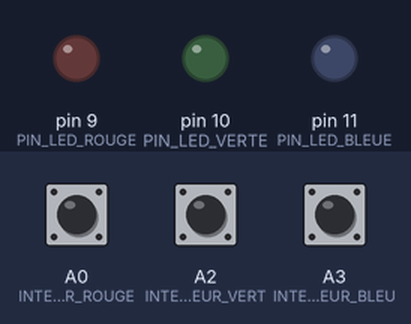
This sketch was run on a simulated Arduino Uno, built with avr-gcc and run on an emulated ATmega328P. Shown: output pins drawn as LEDs (lit = HIGH). The test bench sets the inputs (shaded band); at power-on: A0 (INTERRUPTEUR_ROUGE) LOW, A2 (INTERRUPTEUR_VERT) LOW, A3 (INTERRUPTEUR_BLEU) LOW.

Above: at 1.2 s.
1.3 s: A0 (INTERRUPTEUR_ROUGE) pulled HIGH for 0.15 s
At 1.38 s:
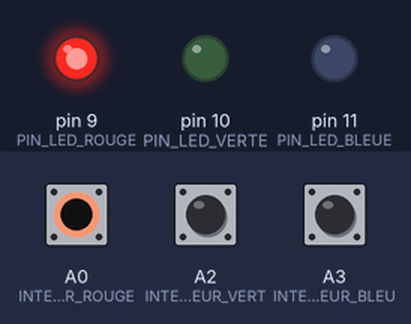
2.9 s: A2 (INTERRUPTEUR_VERT) pulled HIGH for 0.15 s
At 2.98 s:
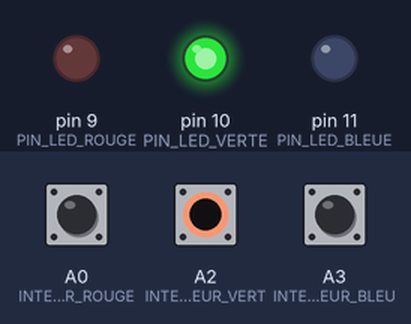
4.5 s: A3 (INTERRUPTEUR_BLEU) pulled HIGH for 0.15 s
At 4.58 s:
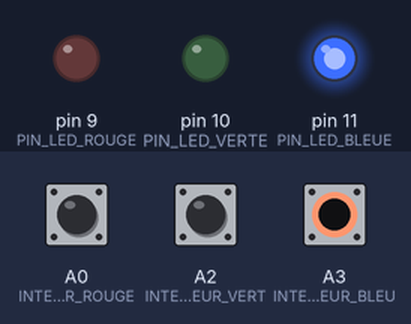
6.1 s: A3 (INTERRUPTEUR_BLEU) pulled HIGH for 3.2 s
At 10.5 s:
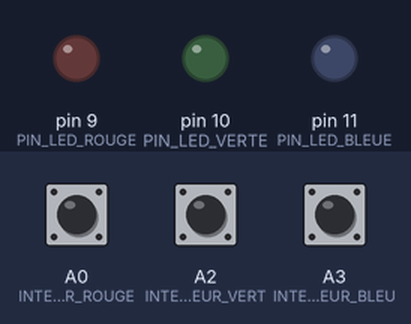
10.8 s: A0 (INTERRUPTEUR_ROUGE) pulled HIGH for 3.2 s
At 11.9 s:
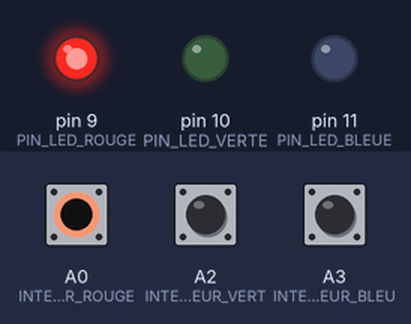
15.5 s: A0 (INTERRUPTEUR_ROUGE) driven HIGH and A2 (INTERRUPTEUR_VERT) driven HIGH
At 15.9 s:
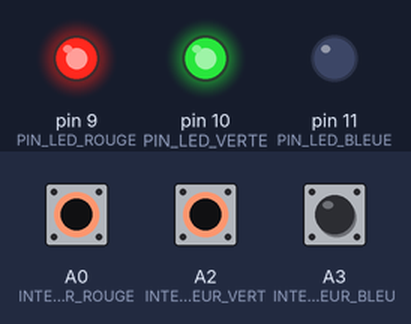
Timing chart, 0 to 18.0 s (numbered marks = the images above; inputs shaded):
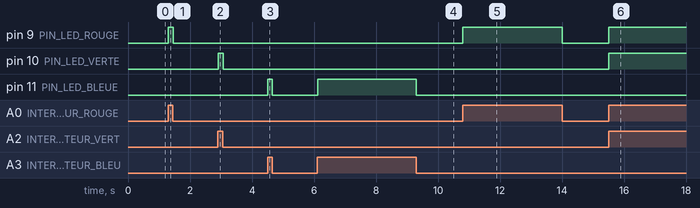

Measured:
- after the input at 1.3 s, pin 9 (PIN_LED_ROUGE): LOW → HIGH at once, → LOW 0.16 s later
- after the input at 2.9 s, pin 10 (PIN_LED_VERTE): LOW → HIGH at once, → LOW 0.16 s later
- after the input at 4.5 s, pin 11 (PIN_LED_BLEUE): LOW → HIGH at once, → LOW 0.14 s later
- after the input at 6.1 s, pin 11 (PIN_LED_BLEUE): LOW → HIGH at once, → LOW 3.2 s later
- after the input at 10.8 s, pin 9 (PIN_LED_ROUGE): LOW → HIGH at once, → LOW 3.2 s later
- after the input at 15.5 s, pin 9 (PIN_LED_ROUGE), pin 10 (PIN_LED_VERTE): LOW → HIGH at once

The sketch:

3.ino
```cpp
#define PIN_LED_ROUGE 9
#define PIN_LED_VERTE 10
#define PIN_LED_BLEUE 11

#define INTERRUPTEUR_ROUGE A0
#define INTERRUPTEUR_VERT A2
#define INTERRUPTEUR_BLEU A3

void setup() {

  pinMode(PIN_LED_ROUGE, OUTPUT);
  pinMode(PIN_LED_VERTE, OUTPUT);
  pinMode(PIN_LED_BLEUE, OUTPUT);


  pinMode(INTERRUPTEUR_ROUGE, INPUT);
  pinMode(INTERRUPTEUR_VERT, INPUT);
  pinMode(INTERRUPTEUR_BLEU, INPUT);
}

void loop() {

  int etatRouge = digitalRead(INTERRUPTEUR_ROUGE);
  int etatVert = digitalRead(INTERRUPTEUR_VERT);
  int etatBleu = digitalRead(INTERRUPTEUR_BLEU);


  analogWrite(PIN_LED_ROUGE, 255 * etatRouge);
  analogWrite(PIN_LED_VERTE, 255 * etatVert);
  analogWrite(PIN_LED_BLEUE, 255 * etatBleu);

  delay(20);
}
```
